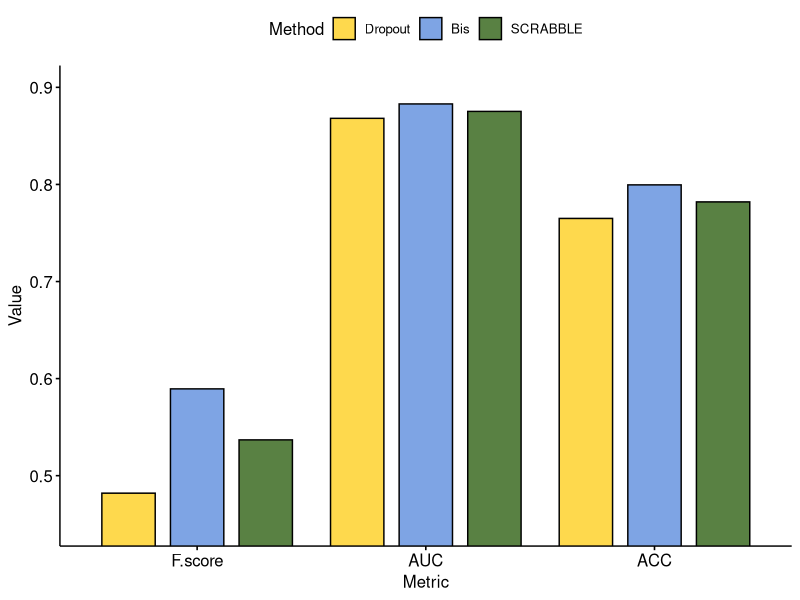
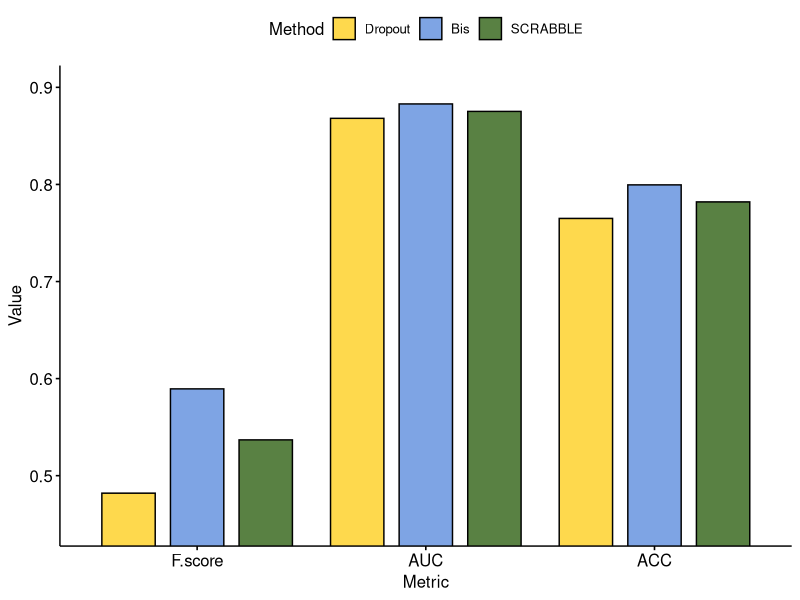

Write the R code that produced these figures, in order.
# boxplot
library(ggpubr)

# 创建数据框
data <- data.frame(
  Method = c("Dropout", "Bis", "SCRABBLE"),
  F.score = c(0.48199446, 0.589446589, 0.536878407),
  AUC = c(0.868069845, 0.882928619, 0.875239751),
  ACC = c(0.764989265, 0.799549667, 0.782007645)
)

data$Method=factor(data$Method, levels = c("Dropout", "Bis", "SCRABBLE"))
# 将数据从宽格式转换为长格式
data_long <- tidyr::gather(data, Metric, Value, -Method)

p=ggbarplot(data_long, x='Metric', y='Value', palette = c("#FED439E5", "#709AE1E5", "#46732EE5"),
          fill = 'Method', position = position_dodge(0.9), color='black')

ggpar(p, ylim = c(0.45,0.9))

ggsave(filename="/Users/suyc/Project/dab/plot/deg/metric_new.pdf", height = 4, width =4, bg = "white")
